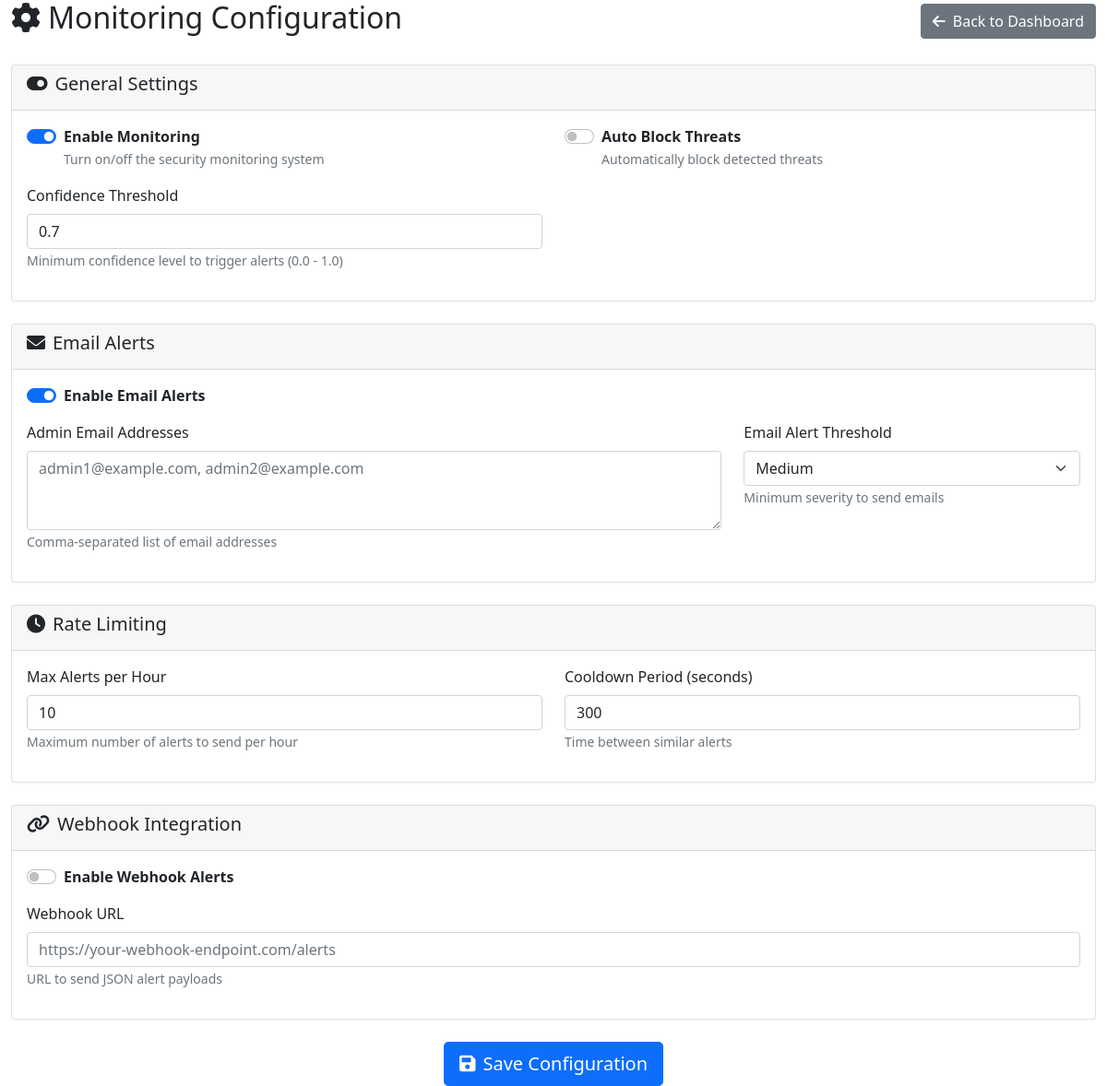
/dashboard/config/ (signed in), run on the app's committed database.
### cyberattack/models.py (models this page shows, shortened)
class MonitoringConfig(models.Model):
    email_enabled = models.BooleanField(default=True)
    admin_emails = models.TextField(help_text="Comma-separated list of admin emails")
    email_threshold = models.CharField(max_length=20, default='Medium',
                                     choices=AttackLog.SEVERITY_LEVELS)
    monitoring_enabled = models.BooleanField(default=True)
    auto_block_enabled = models.BooleanField(default=False)
    confidence_threshold = models.FloatField(default=0.7)
    max_alerts_per_hour = models.IntegerField(default=10)
    cooldown_period = models.IntegerField(default=300, help_text="Seconds between similar alerts")
    webhook_url = models.URLField(blank=True)
    webhook_enabled = models.BooleanField(default=False)
    created_at = models.DateTimeField(auto_now_add=True)
    updated_at = models.DateTimeField(auto_now=True)
    class Meta:
        verbose_name = "Monitoring Configuration"
        verbose_name_plural = "Monitoring Configurations"
    @classmethod
    def get_config(cls):
        config, created = cls.objects.get_or_create(pk=1)
        return config

### cyberattack/admin_views.py (the view, shortened to what this page needs)
# urls.py: path('dashboard/config/', admin_views.monitoring_config, name='monitoring_config'),
@login_required
@user_passes_test(is_admin)
def monitoring_config(request):
    config = MonitoringConfig.get_config()
    context = {
        'config': config,
        'severity_levels': AttackLog.SEVERITY_LEVELS,
    }
    return render(request, 'cyberattack/monitoring_config.html', context)

### cyberattack/admin_views.py (called while the page is built)
def is_admin(user):
    return user.is_staff or user.is_superuser

### cyberattack/models.py (called while the page is built)
    @classmethod
    def get_status(cls):
        maintenance, created = cls.objects.get_or_create(pk=1)
        return maintenance

### cyberattack/templates/cyberattack/monitoring_config.html (shortened to what this page needs)
<!DOCTYPE html>
<html>
<head>
    <link href="https://cdn.jsdelivr.net/npm/bootstrap@5.1.3/dist/css/bootstrap.min.css" rel="stylesheet">
    <link href="https://cdnjs.cloudflare.com/ajax/libs/font-awesome/6.0.0/css/all.min.css" rel="stylesheet">
</head>
<body>
    <div class="container-fluid">
        <div class="row">
            <div class="col-12">
                <div class="d-flex justify-content-between align-items-center mb-4">
                    <h2><i class="fas fa-cog me-2"></i>Monitoring Configuration</h2>
                    <a href="{% url 'admin_dashboard' %}" class="btn btn-secondary">
                        <i class="fas fa-arrow-left me-2"></i>Back to Dashboard
                    </a>
                </div>
                <form method="post">
                    <div class="card mb-4">
                        <div class="card-header">
                            <h5><i class="fas fa-toggle-on me-2"></i>General Settings</h5>
                        </div>
                        <div class="card-body">
                            <div class="row">
                                <div class="col-md-6">
                                    <div class="form-check form-switch mb-3">
                                        <input class="form-check-input" type="checkbox" name="monitoring_enabled"
                                               {% if config.monitoring_enabled %}checked{% endif %}>
                                        <label class="form-check-label">
                                            <strong>Enable Monitoring</strong><br>
                                            <small class="text-muted">Turn on/off the security monitoring system</small>
                                        </label>
                                    </div>
                                </div>
                                <div class="col-md-6">
                                    <div class="form-check form-switch mb-3">
                                        <input class="form-check-input" type="checkbox" name="auto_block_enabled"
                                               {% if config.auto_block_enabled %}checked{% endif %}>
                                        <label class="form-check-label">
                                            <strong>Auto Block Threats</strong><br>
                                            <small class="text-muted">Automatically block detected threats</small>
                                        </label>
                                    </div>
                                </div>
                            </div>
                            <div class="row">
                                <div class="col-md-6">
                                    <div class="mb-3">
                                        <label class="form-label">Confidence Threshold</label>
                                        <input type="number" name="confidence_threshold" class="form-control"
                                               value="{{ config.confidence_threshold }}" min="0" max="1" step="0.1">
                                        <small class="text-muted">Minimum confidence level to trigger alerts (0.0 - 1.0)</small>
                                    </div>
                                </div>
                            </div>
                        </div>
                    </div>
                    <div class="card mb-4">
                        <div class="card-header">
                            <h5><i class="fas fa-envelope me-2"></i>Email Alerts</h5>
                        </div>
                        <div class="card-body">
                            <div class="form-check form-switch mb-3">
                                <input class="form-check-input" type="checkbox" name="email_enabled"
                                       {% if config.email_enabled %}checked{% endif %}>
                                <label class="form-check-label">
                                    <strong>Enable Email Alerts</strong>
                                </label>
                            </div>
                            <div class="row">
                                <div class="col-md-8">
                                    <div class="mb-3">
                                        <label class="form-label">Admin Email Addresses</label>
                                        <textarea name="admin_emails" class="form-control" rows="3"
                                                  placeholder="admin1@example.com, admin2@example.com">{{ config.admin_emails }}</textarea>
                                        <small class="text-muted">Comma-separated list of email addresses</small>
                                    </div>
                                </div>
                                <div class="col-md-4">
                                    <div class="mb-3">
                                        <label class="form-label">Email Alert Threshold</label>
                                        <select name="email_threshold" class="form-select">
                                            {% for code, name in severity_levels %}
                                                <option value="{{ code }}" {% if config.email_threshold == code %}selected{% endif %}>
                                                    {{ name }}
                                                </option>
                                            {% endfor %}
                                        </select>
                                        <small class="text-muted">Minimum severity to send emails</small>
                                    </div>
                                </div>
                            </div>
                        </div>
                    </div>
                    <div class="card mb-4">
                        <div class="card-header">
                            <h5><i class="fas fa-clock me-2"></i>Rate Limiting</h5>
                        </div>
                        <div class="card-body">
                            <div class="row">
                                <div class="col-md-6">
                                    <div class="mb-3">
                                        <label class="form-label">Max Alerts per Hour</label>
                                        <input type="number" name="max_alerts_per_hour" class="form-control"
                                               value="{{ config.max_alerts_per_hour }}" min="1">
                                        <small class="text-muted">Maximum number of alerts to send per hour</small>
                                    </div>
                                </div>
                                <div class="col-md-6">
                                    <div class="mb-3">
                                        <label class="form-label">Cooldown Period (seconds)</label>
                                        <input type="number" name="cooldown_period" class="form-control"
                                               value="{{ config.cooldown_period }}" min="60">
                                        <small class="text-muted">Time between similar alerts</small>
                                    </div>
                                </div>
                            </div>
                        </div>
                    </div>
                    <div class="card mb-4">
                        <div class="card-header">
                            <h5><i class="fas fa-link me-2"></i>Webhook Integration</h5>
                        </div>
                        <div class="card-body">
                            <div class="form-check form-switch mb-3">
                                <input class="form-check-input" type="checkbox" name="webhook_enabled"
                                       {% if config.webhook_enabled %}checked{% endif %}>
                                <label class="form-check-label">
                                    <strong>Enable Webhook Alerts</strong>
                                </label>
                            </div>
                            <div class="mb-3">
                                <label class="form-label">Webhook URL</label>
                                <input type="url" name="webhook_url" class="form-control"
                                       value="{{ config.webhook_url }}" placeholder="https://your-webhook-endpoint.com/alerts">
                                <small class="text-muted">URL to send JSON alert payloads</small>
                            </div>
                        </div>
                    </div>
                    <div class="text-center">
                        <button type="submit" class="btn btn-primary btn-lg">
                            <i class="fas fa-save me-2"></i>Save Configuration
                        </button>
                    </div>
                </form>
            </div>
        </div>
    </div>
</body>
</html>

### data on the page
MonitoringConfig: monitoring_enabled "☑", confidence_threshold "0.7", email_enabled "☑", email_threshold "Medium", max_alerts_per_hour "10", cooldown_period "300"
